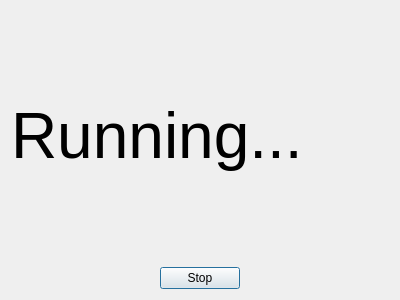
<?xml version="1.0" encoding="UTF-8"?>
<ui version="4.0">
 <class>Run</class>
 <widget class="QDialog" name="Run">
  <property name="geometry">
   <rect>
    <x>0</x>
    <y>0</y>
    <width>400</width>
    <height>300</height>
   </rect>
  </property>
  <property name="windowTitle">
   <string>Dialog</string>
  </property>
  <layout class="QVBoxLayout" name="verticalLayout">
   <item>
    <widget class="QLabel" name="label">
     <property name="font">
      <font>
       <pointsize>48</pointsize>
      </font>
     </property>
     <property name="text">
      <string>Running...</string>
     </property>
    </widget>
   </item>
   <item>
    <layout class="QHBoxLayout" name="horizontalLayout">
     <item>
      <spacer name="horizontalSpacer">
       <property name="orientation">
        <enum>Qt::Horizontal</enum>
       </property>
       <property name="sizeHint" stdset="0">
        <size>
         <width>40</width>
         <height>20</height>
        </size>
       </property>
      </spacer>
     </item>
     <item>
      <widget class="QPushButton" name="pushButton">
       <property name="text">
        <string>Stop</string>
       </property>
      </widget>
     </item>
     <item>
      <spacer name="horizontalSpacer_2">
       <property name="orientation">
        <enum>Qt::Horizontal</enum>
       </property>
       <property name="sizeHint" stdset="0">
        <size>
         <width>40</width>
         <height>20</height>
        </size>
       </property>
      </spacer>
     </item>
    </layout>
   </item>
  </layout>
 </widget>
 <resources/>
 <connections/>
</ui>
